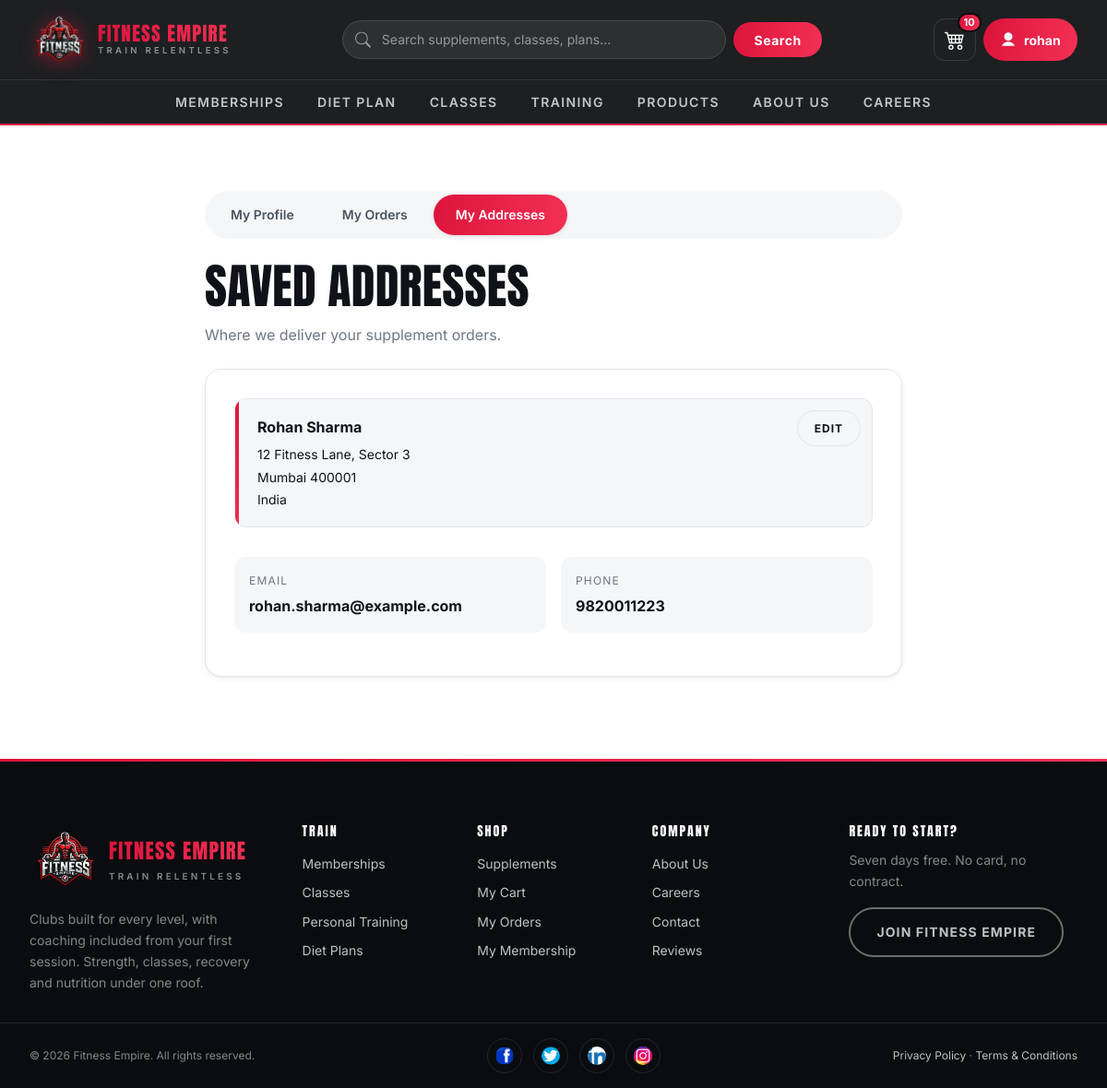
/my-addresses/ (signed in), run on the app's committed database.
### FitnessGYM/models.py (models this page shows, shortened)
class processedtocheck(models.Model):
    user = models.ForeignKey(User, on_delete=models.CASCADE)
    full_name = models.CharField(max_length=255)
    email = models.EmailField()
    phone_number = models.CharField(max_length=15)
    address = models.TextField()
    city = models.CharField(max_length=100)
    pin_code = models.CharField(max_length=20)
    country = models.CharField(max_length=100)
    additional_notes = models.TextField(blank=True, null=True)
    membership = models.ForeignKey(Membership, null=True, blank=True, on_delete=models.CASCADE)  # Annual
    membership_month = models.ForeignKey(Membershipmonth, null=True, blank=True, on_delete=models.CASCADE)  # Monthly

### FitnessGYM/views.py (the view)
# urls.py: path('my-addresses/', views.my_addresses, name='my_addresses'),
@login_required(login_url="login")
def my_addresses(request):
    return render(
        request,
        "my_addresses.html",
        {
            "addresses": processedtocheck.objects.filter(user=request.user),
            "user_profile": UserProfile.objects.filter(user=request.user).first(),
        },
    )

### FitnessGYM/context_processors.py (called while the page is built)
def cart_summary(request):
    user = getattr(request, "user", None)
    if not user or not user.is_authenticated:
        return {"cart_count": 0}
    total = cart.objects.filter(userid=user).aggregate(n=Sum("quantity"))["n"]
    return {"cart_count": total or 0}

### templates/my_addresses.html (shortened to what this page needs)
{% extends "base.html" %}
{% load static %}
{% block page_id %}account{% endblock %}
{% block 'main' %}
<section class="section">
    <div class="container container--narrow">
        <ul class="tabs">
            <li><a href="{% url 'my_profile' %}">My Profile</a></li>
            <li><a href="{% url 'myorders' %}">My Orders</a></li>
            <li><a href="{% url 'my_addresses' %}" aria-current="page">My Addresses</a></li>
        </ul>
        <h1>Saved Addresses</h1>
        <p class="muted" style="margin-bottom:var(--sp-5);">Where we deliver your supplement orders.</p>
        {% if addresses %}
            {% for address in addresses %}
            <div class="panel" style="margin-bottom:var(--sp-4);">
                <div class="address-card">
                    <a href="{% url 'edit_address' address.id %}" class="btn btn--ghost btn--sm address-card__edit">Edit</a>
                    <strong>{{ address.full_name }}</strong>
                    {{ address.address }}<br>
                    {{ address.city }} {{ address.pin_code }}<br>
                    {{ address.country }}
                </div>
                <div class="detail-grid" style="margin-top:var(--sp-4);">
                    <dl class="detail">
                        <dt>Email</dt>
                        <dd style="font-size:var(--fs-base);">{{ address.email }}</dd>
                    </dl>
                    <dl class="detail">
                        <dt>Phone</dt>
                        <dd style="font-size:var(--fs-base);">{{ address.phone_number }}</dd>
                    </dl>
                </div>
            </div>
            {% endfor %}
        {% else %}
            <div class="empty-state">
                <h3>No addresses saved</h3>
                <p>Your delivery address is saved automatically the first time you check out.</p>
                <a href="{% url 'protien' %}" class="btn">Start Shopping</a>
            </div>
        {% endif %}
    </div>
</section>
{% endblock 'main' %}

### templates/navbar.html (shortened to what this page needs)
{% load static %}
<nav class="nav" data-nav aria-label="Main">
    <div class="nav__bar">
        <a href="{% url 'home' %}" class="nav__logo" aria-label="Fitness Empire home">
            <img src="{% static 'img/logo_fitness_empire-removebg-preview.webp' %}"
                 alt="" width="62" height="62">
            <span class="nav__wordmark">
                <b>Fitness Empire</b>
                <span>Train Relentless</span>
            </span>
        </a>
        <form method="GET" action="{% url 'searchdata' %}" class="nav__search" role="search">
            <div class="nav__search-field">
                <svg viewBox="0 0 16 16" aria-hidden="true" focusable="false">
                    <path d="M11.742 10.344a6.5 6.5 0 1 0-1.397 1.398h-.001q.44.58.98 1.12l3.85 3.85a1 1 0 0 0 1.415-1.414l-3.85-3.85a7 7 0 0 0-1.12-.98zM12 6.5a5.5 5.5 0 1 1-11 0 5.5 5.5 0 0 1 11 0"/>
                </svg>
                <input type="search" id="nav-search" name="query" value="{{ query|default:'' }}"
                       placeholder="Search supplements, classes, plans..." autocomplete="off">
            </div>
            <button type="submit">Search</button>
        </form>
        <div class="nav__actions">
            <a href="{% url 'viewcart' %}" class="nav__cart" aria-label="View cart">
                {% if cart_count %}<span class="nav__cart-count">{{ cart_count }}</span>{% endif %}
            </a>
            <div class="account" data-account>
                <button type="button" class="account__toggle" aria-expanded="false" aria-haspopup="true">
                    <svg viewBox="0 0 16 16" aria-hidden="true" focusable="false">
                        <path d="M8 9a4 4 0 1 0 0-8 4 4 0 0 0 0 8zM2 14s1-4 6-4 6 4 6 4H2z"/>
                    </svg>
                    <span class="account__name">{% if user.is_authenticated %}{{ user.username }}{% else %}Sign in{% endif %}</span>
                </button>
            </div>
        </div>
    </div>
    <div class="nav__menu" id="nav-menu">
        <div class="nav__menu-inner">
            <a href="{% url 'membershipannual' %}">Memberships</a>
            <a href="{% url 'dietplan' %}">Diet Plan</a>
            <a href="{% url 'all_classes' %}">Classes</a>
            <a href="{% url 'training' %}">Training</a>
            <a href="{% url 'protien' %}">Products</a>
            <a href="{% url 'aboutus' %}">About us</a>
            <a href="{% url 'careers' %}">Careers</a>
        </div>
    </div>
</nav>

### data on the page
processedtocheck: full_name "Rohan Sharma", address "12 Fitness Lane, Sector 3", city "Mumbai", pin_code "400001", country "India", email "rohan.sharma@example.com", phone_number "9820011223"

### other printed values
{{ cart_count }} "10"
{{ user.username }} "rohan"
